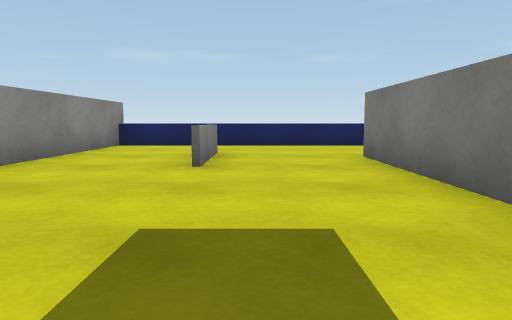
[1] (above)

24 first-person views from a walk through a 3-D level made in the Unity game engine. The camera is 0.55 m above the floor, tilts 6° down and sees 70° across. The floor is counted in squares, 1 m on a side. Each view is taken from the middle of a square. On the plan, view 1 faces up. The plan holds only what a view shows up to about 9 squares ahead; the rest is blank. The place goes on beyond the plan. The player is left out. Surface patterns are stand-ins for the level's own textures.

[2]
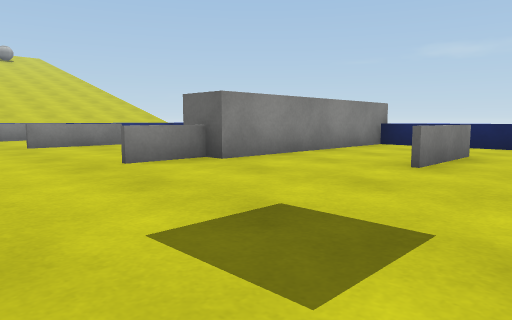

[3]
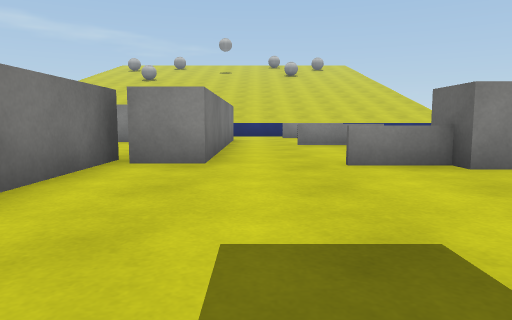

[4]
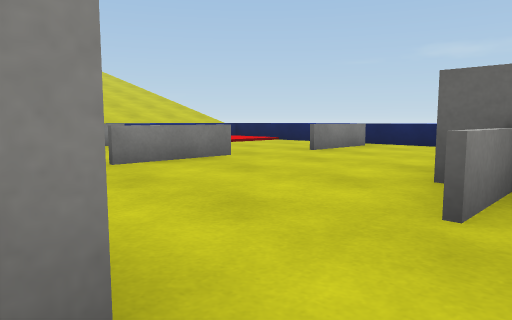

[5]
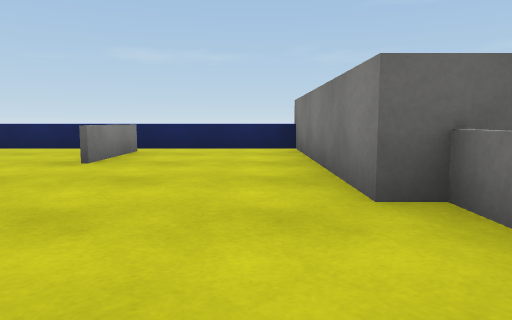

[6]
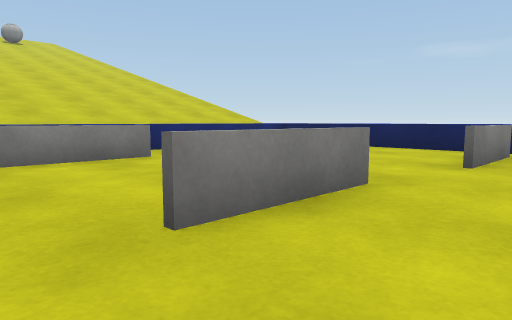

[7]
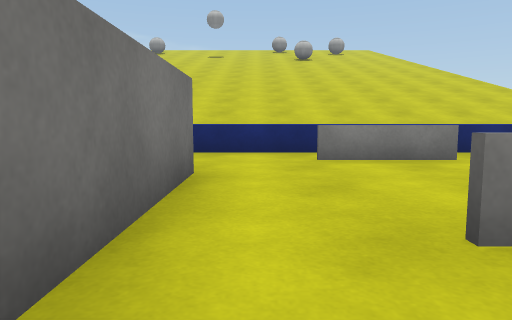

[8]
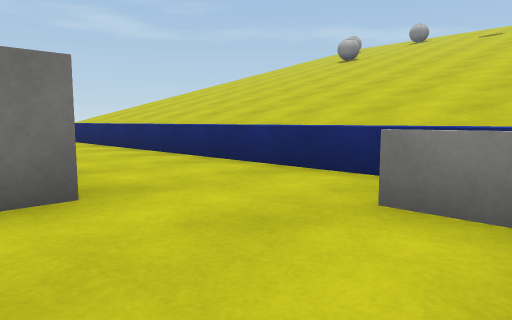

[9]
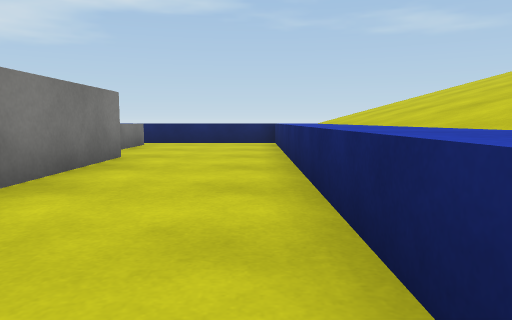

[10]
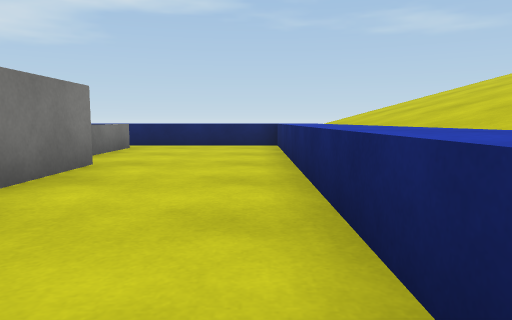

[11]
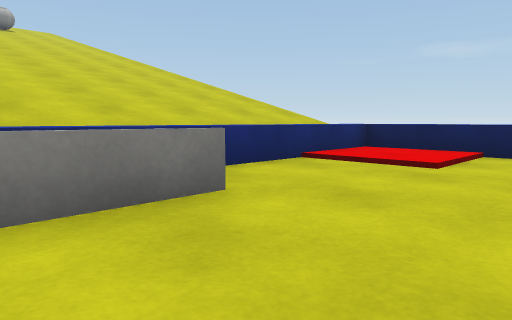

[12]
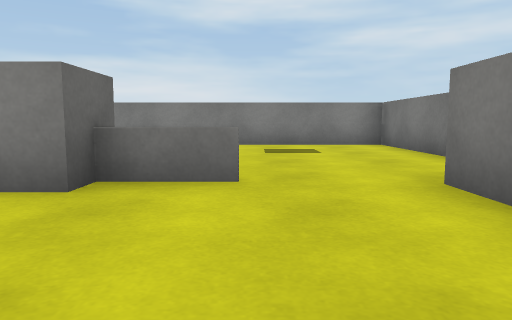

[13]
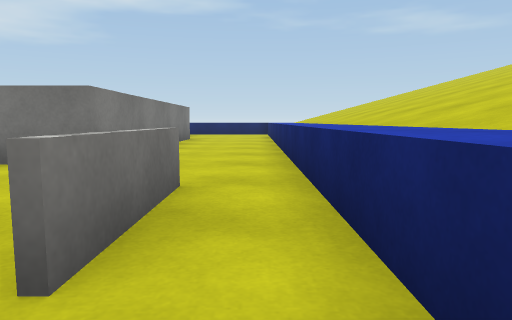

[14]
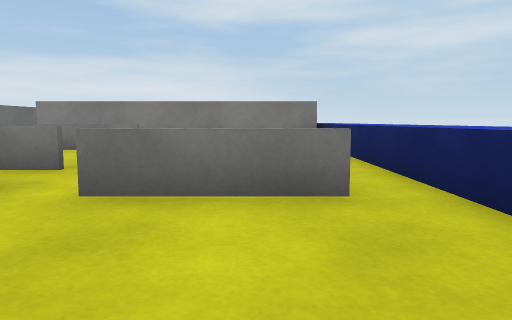

[15]
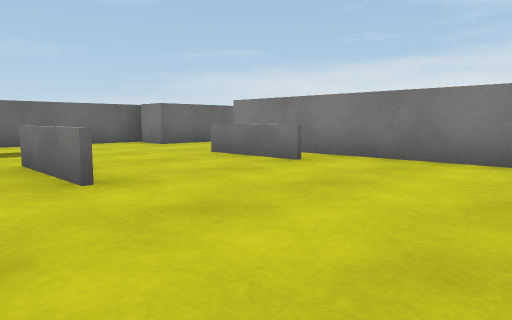

[16]
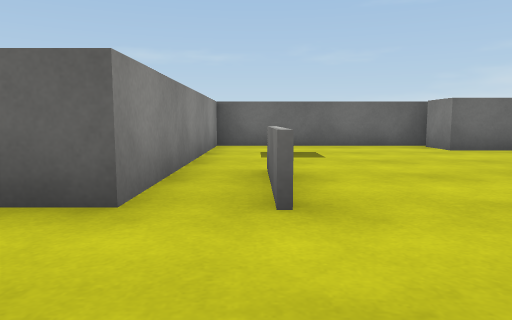

[17]
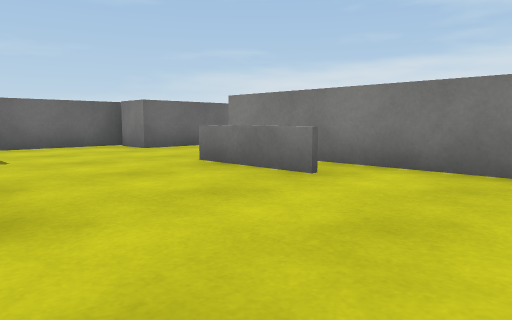

[18]
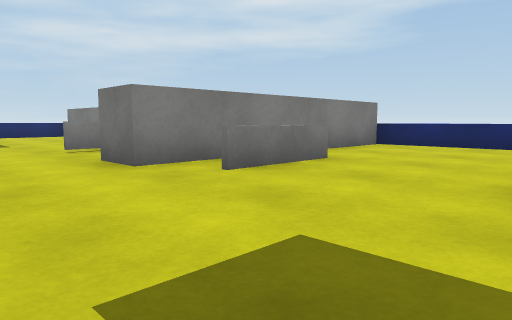

[19]
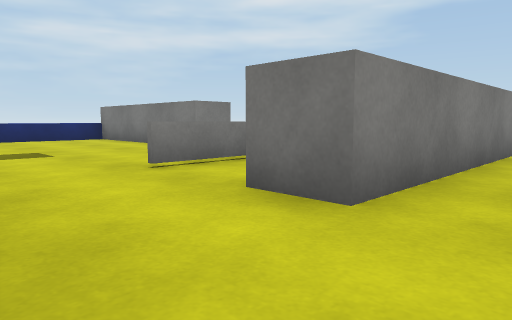

[20]
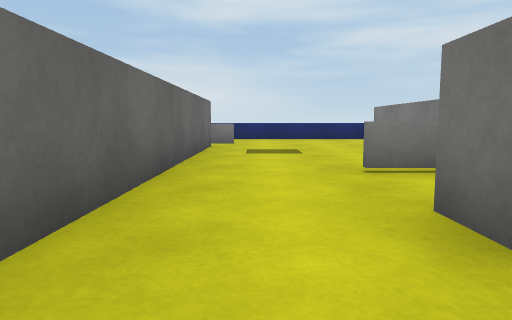

[21]
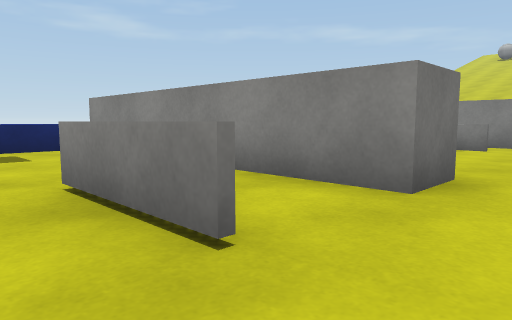

[22]
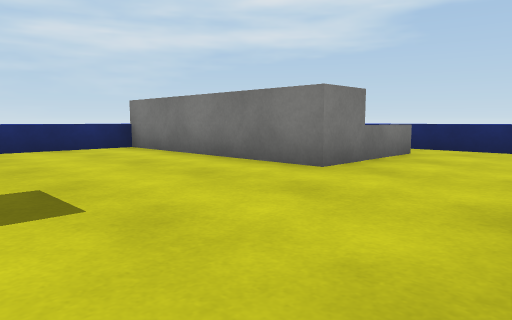

[23]
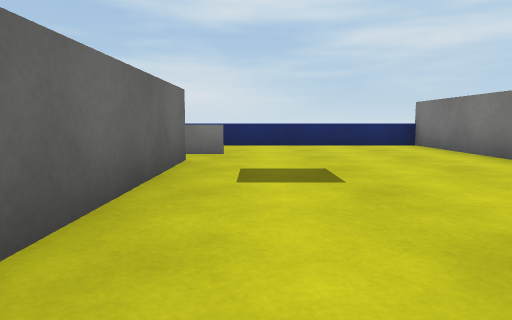

[24]
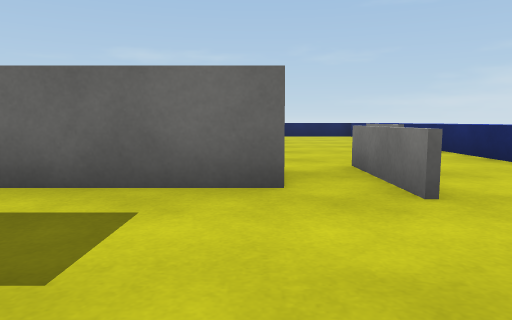

### Floor plan
Key: @ floor where view 1 was taken; # wall or solid block; x gap in a wall; . main floor; : floor 0.05 m higher than the main floor; = window, fence, low wall or low ledge; ^ raised ledge.
Columns run from 15 left of view 1 to 7 right of it. Each row starts with its distance up from view 1.
  9 ^^^^^^^^^^^^^^^^^^^
  8 ^^^::...x..##.....
  7 ^^^::...=..##.....
  6 ^^^.....=..##.=..#
  5 ^^^........##.=..#
  4 ^^^.=..=...##....# .. ^
  3 ^^^.=..=...=.....# ..=^
  2 ^^^.=..=...=.....# ..=^
  1 ^^^..............# ...^
  0 ^^^..#######...@.#....^
 -1 ^^^..##....########=..
 -2 ^^^..##....########=..^
 -3 ^^^..##...............^
 -4 ^^^..##...............^
 -5 ^^^..##=..=##.=.......^
 -6 ^^^..##=..=##.#.......^
 -7 ^^^....=...##....#####^
 -8 ^^^...=....##....=
 -9 ^^^...=....##....=
-10 ^^^........##.....
-11 ^^^^^^^^^^^^^^^^^^^

Where each view was taken, in squares from view 1:
view 1: 0 up, 0 right, facing up
view 2: 0 up, 1 right, facing up-left
view 3: 1 up, 1 right, facing left
view 4: 0 up, 3 left, facing up-left
view 5: 1 up, 5 left, facing up
view 6: 1 up, 6 left, facing up-left
view 7: 1 up, 6 left, facing left
view 8: 3 up, 9 left, facing down-left
view 9: 1 down, 12 left, facing down
view 10: 2 down, 12 left, facing down
view 11: 2 up, 9 left, facing up-left
view 12: 2 up, 7 left, facing right
view 13: 5 up, 12 left, facing down
view 14: 9 down, 12 left, facing right
view 15: 10 down, 9 left, facing up-right
view 16: 9 down, 8 left, facing up
view 17: 9 down, 8 left, facing up-right
view 18: 2 down, 8 left, facing down-right
view 19: 2 down, 5 left, facing down-right
view 20: 3 down, 5 left, facing right
view 21: 3 down, 0 right, facing down-left
view 22: 3 down, 1 left, facing down-right
view 23: 3 down, 2 left, facing right
view 24: 5 down, 3 right, facing up
